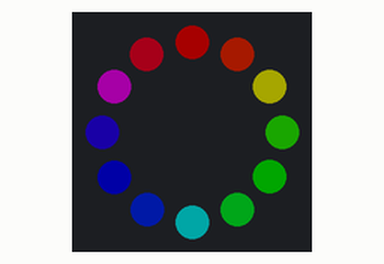
Recording of a sketch running on a simulated Arduino Uno, built with avr-gcc and run on an emulated ATmega328P. Shown: 12 RGB LEDs in a ring, first at the top, clockwise. Dim RGB values are drawn brighter than linear.

Above: at 0.17 s.
At 9.13 s:
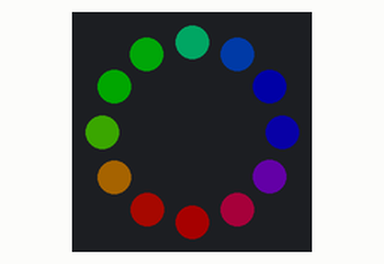
At 14.24 s:
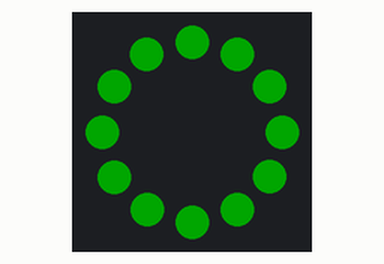
At 18.62 s:
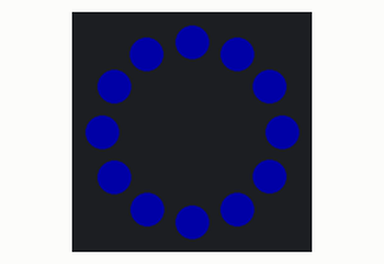
At 28.28 s:
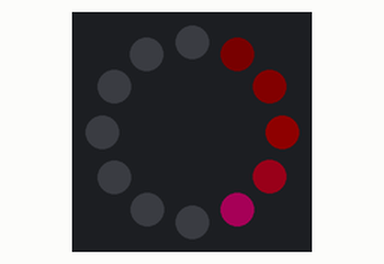
At 38.23 s:
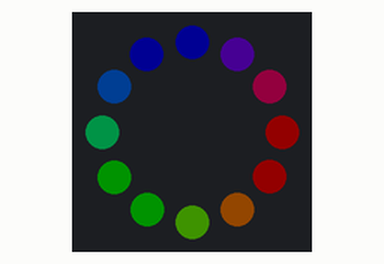

The sketch:

rainbow.ino
```cpp
// Rainbow show for the 12-LED ring (ring DIN on GPIO0). Just for fun:
// cycles through four rainbow effects, ~10 s each, forever.

#include <Adafruit_NeoPixel.h>

const int RING_PIN = 0;
const int N = 12;
const uint8_t MAX_BRIGHT = 40;  // same cap as the ring test (~110 mA max)
const uint32_t EFFECT_MS = 10000;

Adafruit_NeoPixel ring(N, RING_PIN, NEO_GRB + NEO_KHZ800);

uint32_t hsv(uint16_t hue, uint8_t val = 255) {
  return ring.gamma32(ring.ColorHSV(hue, 255, val));
}

// 1. Spin: the full rainbow around the ring, rotating.
void spin(uint32_t t) {
  for (int i = 0; i < N; i++) ring.setPixelColor(i, hsv(t * 40 + i * 65536L / N));
}

// 2. Whole ring fades through every colour together.
void wash(uint32_t t) {
  ring.fill(hsv(t * 20));
}

// 3. Comet: a bright head with a fading rainbow tail.
void comet(uint32_t t) {
  int head = (t / 70) % N;
  ring.clear();
  for (int k = 0; k < 6; k++) {
    int i = (head - k + N) % N;
    ring.setPixelColor(i, hsv(t * 30 + k * 3000, 255 - k * 42));
  }
}

// 4. Breathing rainbow: the spin, pulsing in and out.
void breathe(uint32_t t) {
  float phase = (t % 3000) / 3000.0f * 2 * PI;
  uint8_t v = 40 + (uint8_t)(215 * (0.5f - 0.5f * cosf(phase)));
  for (int i = 0; i < N; i++) ring.setPixelColor(i, hsv(t * 15 + i * 65536L / N, v));
}

void (*effects[])(uint32_t) = {spin, wash, comet, breathe};
const int EFFECTS = sizeof(effects) / sizeof(effects[0]);

void setup() {
  ring.begin();
  ring.setBrightness(MAX_BRIGHT);
  ring.clear();
  ring.show();
}

void loop() {
  uint32_t t = millis();
  effects[(t / EFFECT_MS) % EFFECTS](t);
  ring.show();
  delay(15);
}
```
